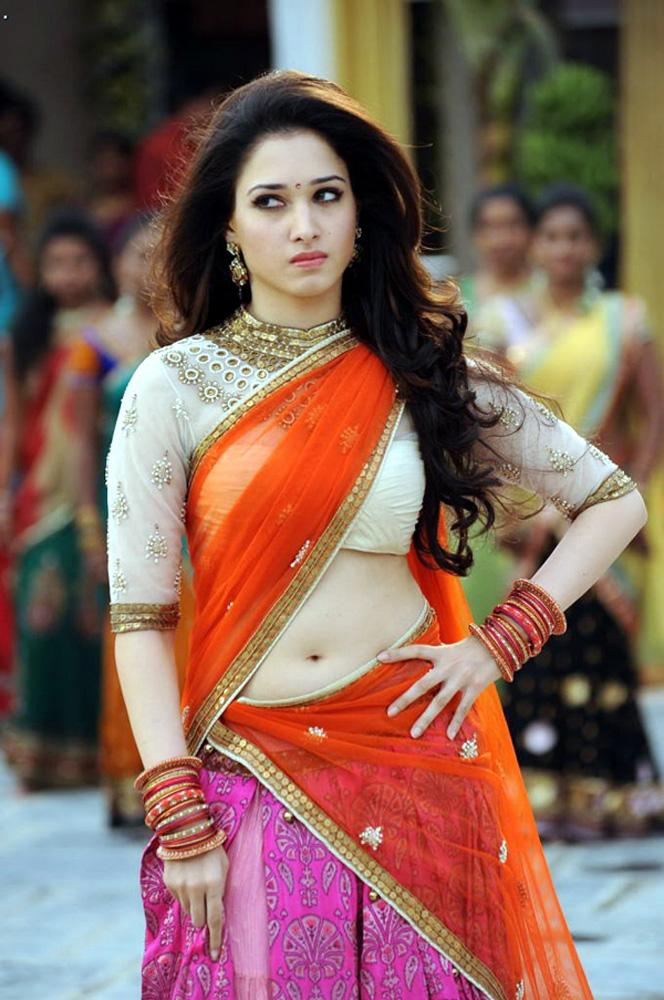
#> input picture tamana.jpg, 664 x 1000 px
$ python roat.py
#> lines starting #> are read from the running program, lines starting #| are printed output that depends on the picture
from PIL import Image
import PIL
img=Image.open('tamana.jpg')
#> img is the input picture: PIL image 664x1000 RGB; mean R, G, B 132.5, 100.3, 89.6

# Rotating the Image
img=img.rotate(45,PIL.Image.NEAREST,expand=1)
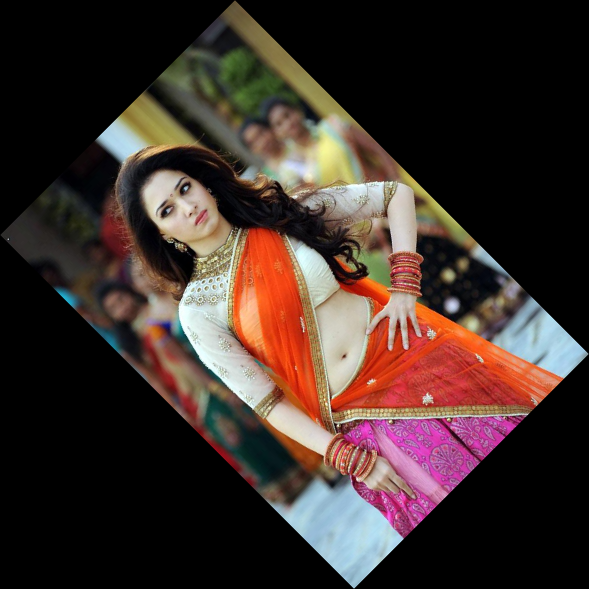
#> img: PIL image 1178x1178 RGB (shown at 1/2 size); mean R, G, B 63.4, 48, 42.9
img.show()

$ run again, with anu.jpg copied over tamana.jpg
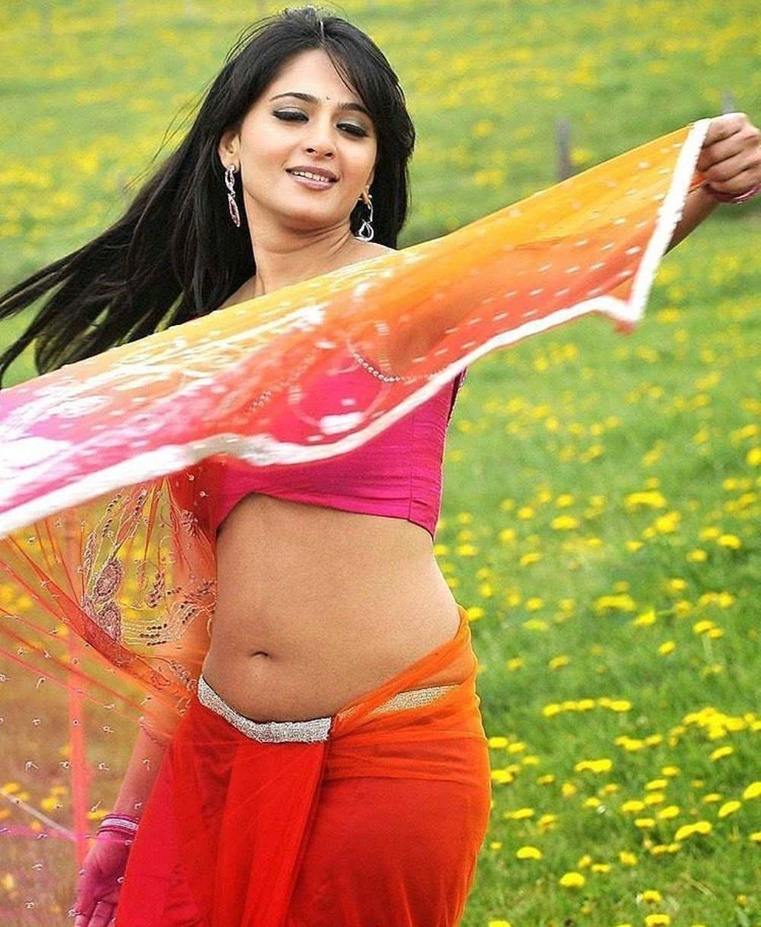
#> input picture anu.jpg, 761 x 927 px, shrunk from 1242 x 1514 before the run
#> img is the input picture: PIL image 761x927 RGB; mean R, G, B 180.4, 143.3, 81.4
#> `img=img.rotate(45,PIL.Image.NEAREST,expand=1)`:
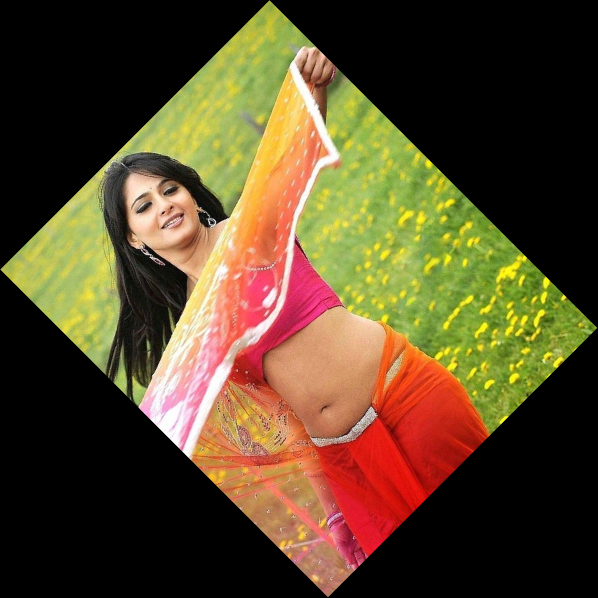
#> img: PIL image 1195x1195 RGB (shown at 1/2 size); mean R, G, B 89.2, 70.8, 40.2

$ run again, with krish.jpg copied over tamana.jpg
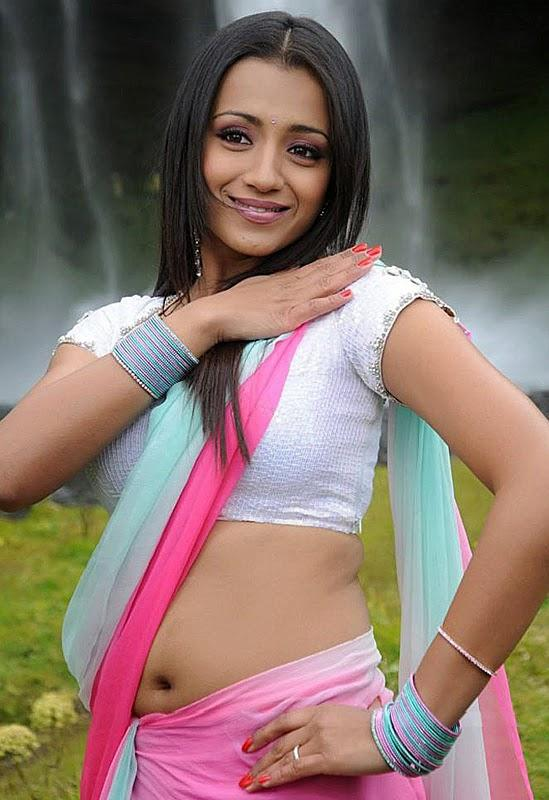
#> input picture krish.jpg, 549 x 800 px
#> img is the input picture: PIL image 549x800 RGB; mean R, G, B 134.1, 113.3, 105.5
#> `img=img.rotate(45,PIL.Image.NEAREST,expand=1)`:
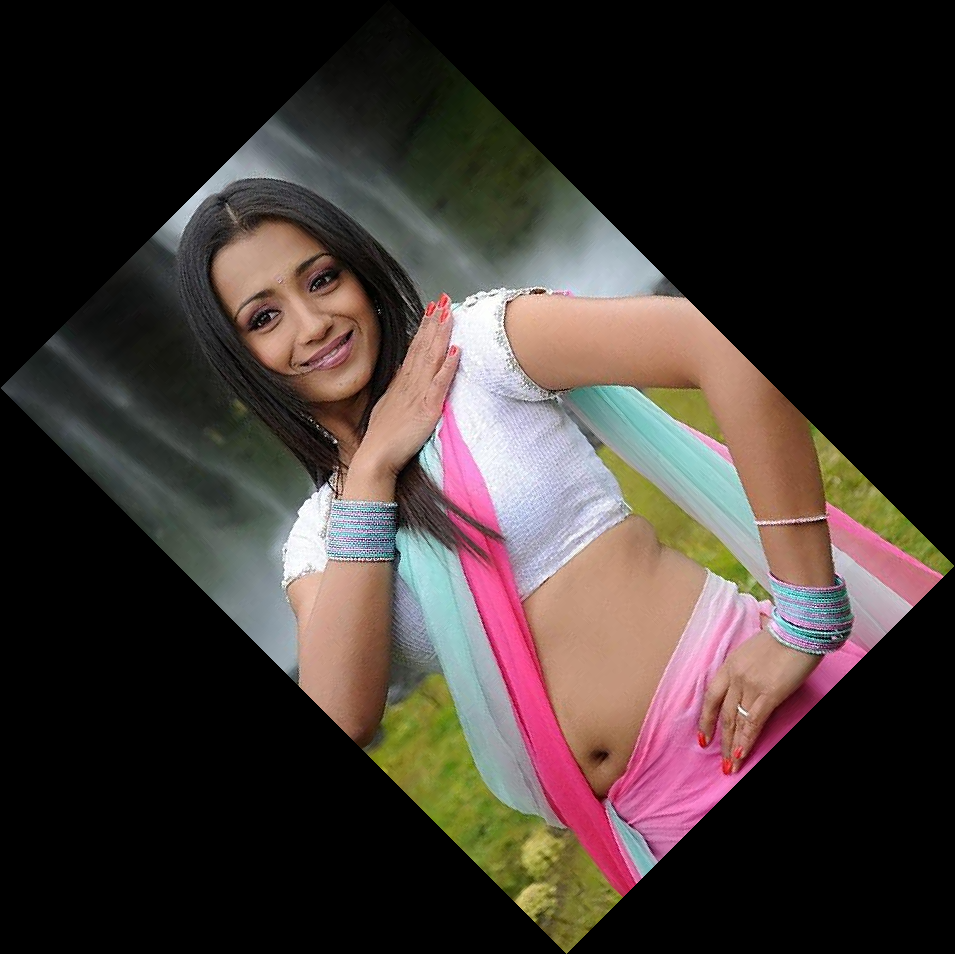
#> img: PIL image 955x954 RGB; mean R, G, B 64.6, 54.6, 50.9

$ run again, with priya.jpg copied over tamana.jpg
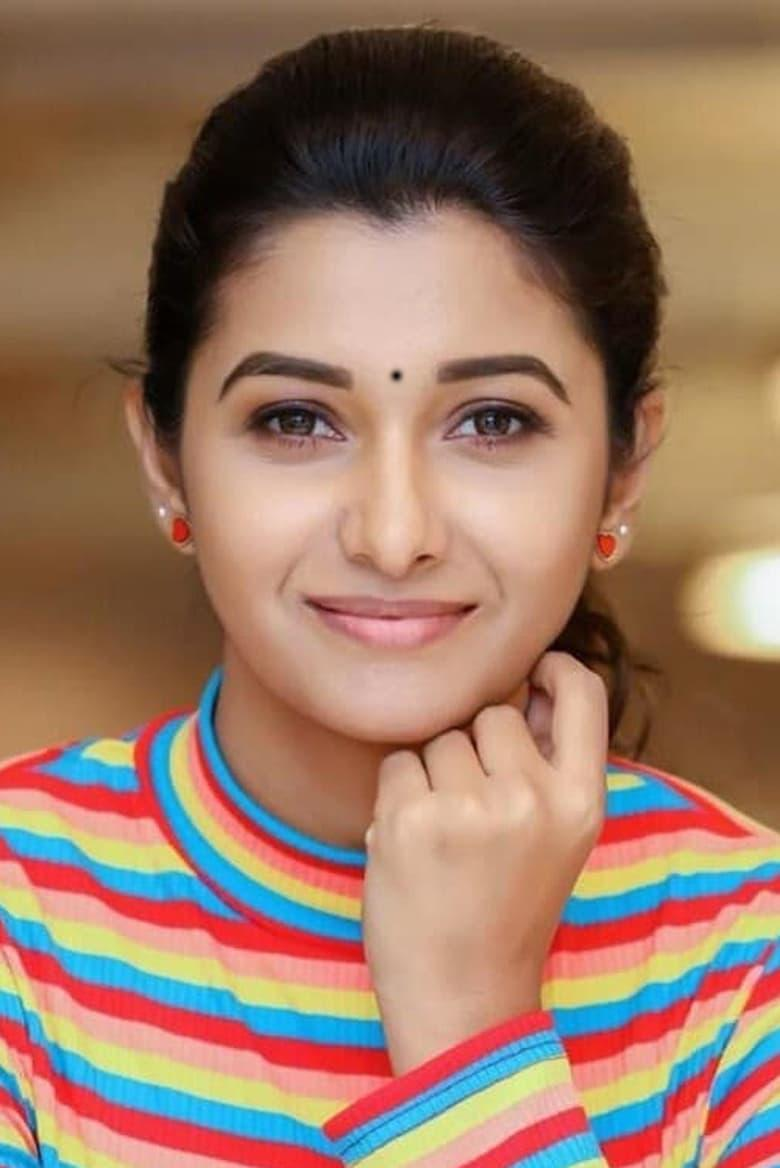
#> input picture priya.jpg, 780 x 1168 px
#> img is the input picture: PIL image 780x1168 RGB; mean R, G, B 154.9, 120, 100.7
#> `img=img.rotate(45,PIL.Image.NEAREST,expand=1)`:
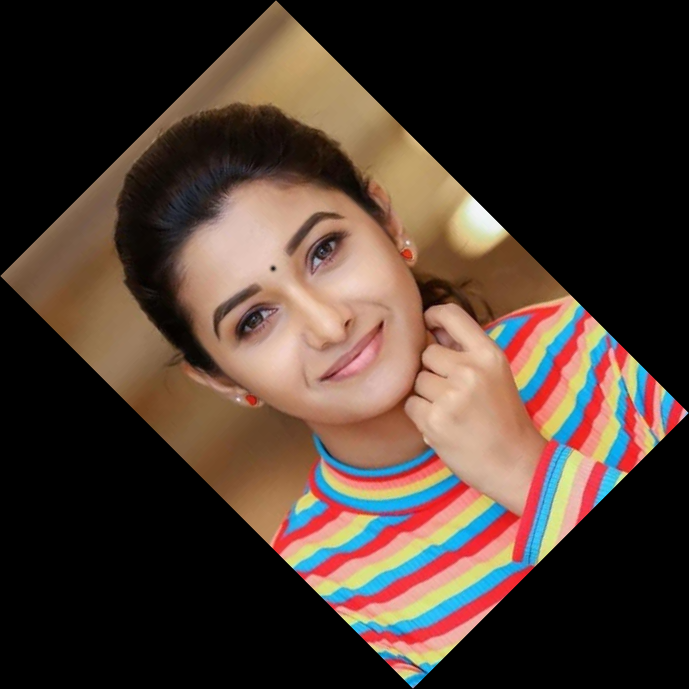
#> img: PIL image 1378x1378 RGB (shown at 1/2 size); mean R, G, B 74.3, 57.5, 48.3
